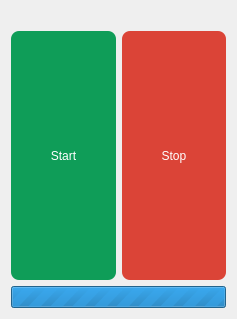
<?xml version="1.0" encoding="UTF-8"?>
<ui version="4.0">
 <class>puzzle15</class>
 <widget class="QWidget" name="puzzle15">
  <property name="geometry">
   <rect>
    <x>0</x>
    <y>0</y>
    <width>237</width>
    <height>319</height>
   </rect>
  </property>
  <property name="windowTitle">
   <string>Puzzle15</string>
  </property>
  <property name="styleSheet">
   <string notr="true"/>
  </property>
  <layout class="QVBoxLayout" name="verticalLayout">
   <item>
    <layout class="QGridLayout" name="gridLayout">
     <property name="sizeConstraint">
      <enum>QLayout::SetMaximumSize</enum>
     </property>
    </layout>
   </item>
   <item>
    <spacer name="horizontalSpacer">
     <property name="orientation">
      <enum>Qt::Horizontal</enum>
     </property>
     <property name="sizeHint" stdset="0">
      <size>
       <width>40</width>
       <height>20</height>
      </size>
     </property>
    </spacer>
   </item>
   <item>
    <layout class="QHBoxLayout" name="horizontalLayout">
     <item>
      <widget class="QPushButton" name="btn_start">
       <property name="sizePolicy">
        <sizepolicy hsizetype="Minimum" vsizetype="Preferred">
         <horstretch>0</horstretch>
         <verstretch>0</verstretch>
        </sizepolicy>
       </property>
       <property name="styleSheet">
        <string notr="true">background-color: rgb(15,157,88);
color: rgb(255, 255, 255);
border-radius: 8px;
padding: 8px;</string>
       </property>
       <property name="text">
        <string>Start</string>
       </property>
      </widget>
     </item>
     <item>
      <widget class="QPushButton" name="btn_stop">
       <property name="sizePolicy">
        <sizepolicy hsizetype="Minimum" vsizetype="Preferred">
         <horstretch>0</horstretch>
         <verstretch>0</verstretch>
        </sizepolicy>
       </property>
       <property name="styleSheet">
        <string notr="true">background-color: rgb(219,68,55);
color: rgb(255, 255, 255);
border-radius: 8px;
padding:8px;</string>
       </property>
       <property name="text">
        <string>Stop</string>
       </property>
      </widget>
     </item>
    </layout>
   </item>
   <item>
    <widget class="QProgressBar" name="progressBar">
     <property name="sizePolicy">
      <sizepolicy hsizetype="Expanding" vsizetype="Fixed">
       <horstretch>0</horstretch>
       <verstretch>0</verstretch>
      </sizepolicy>
     </property>
     <property name="maximum">
      <number>0</number>
     </property>
     <property name="value">
      <number>0</number>
     </property>
     <property name="textVisible">
      <bool>false</bool>
     </property>
     <property name="invertedAppearance">
      <bool>false</bool>
     </property>
    </widget>
   </item>
  </layout>
 </widget>
 <resources/>
 <connections/>
</ui>
